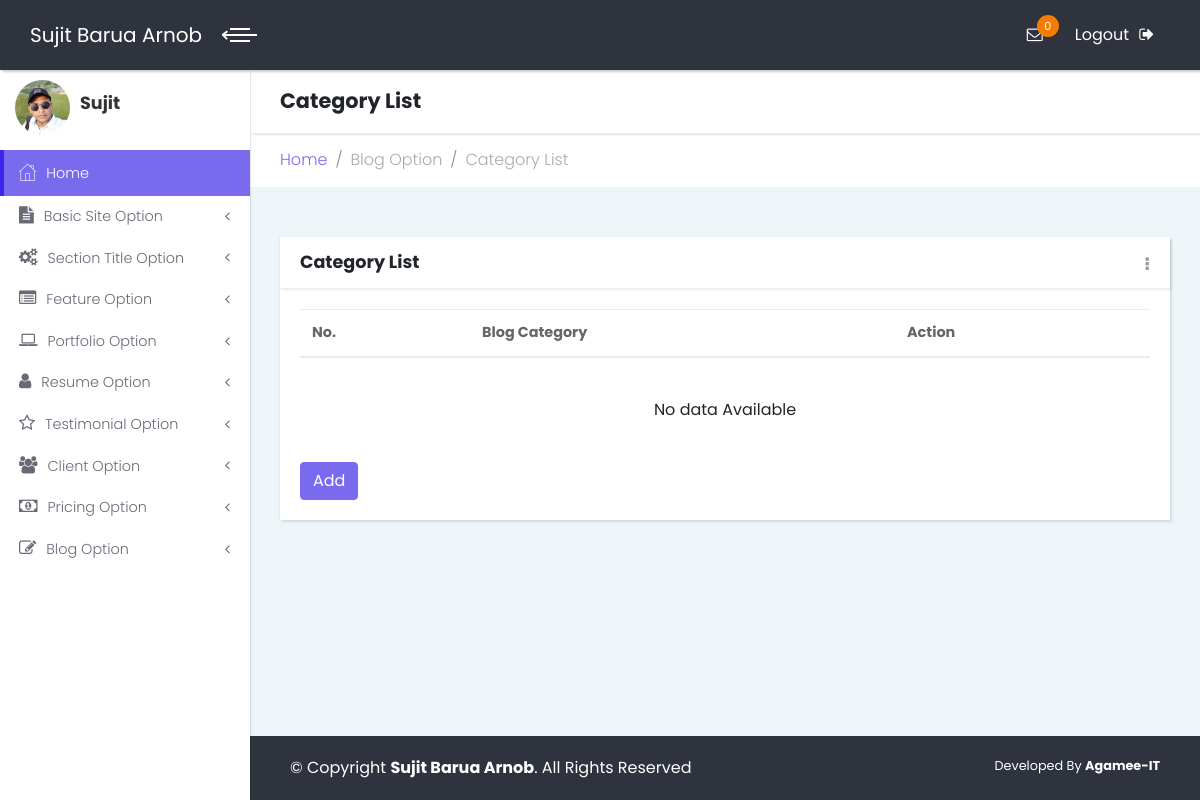
Before: /admin/blogtopiclist.php (signed in) with the older database file.
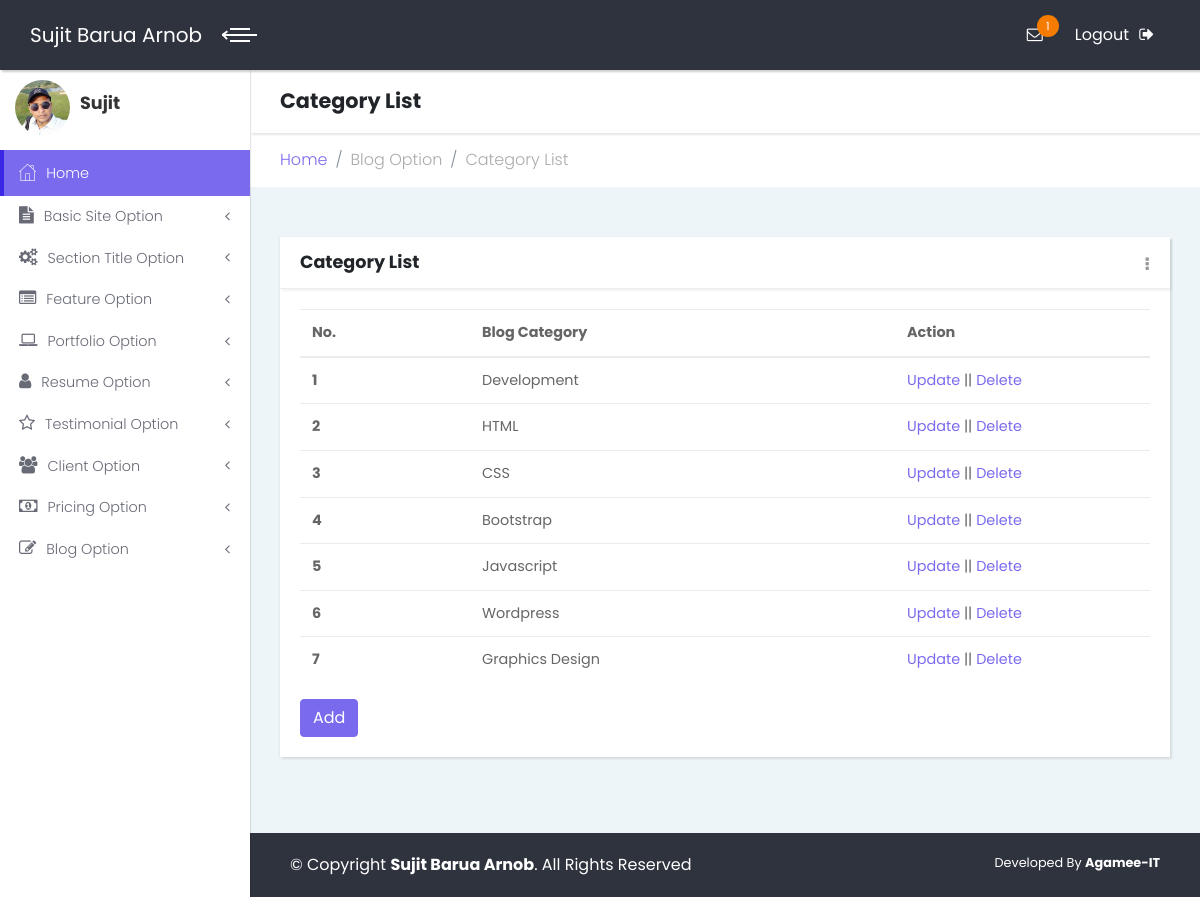
After: the same page with the newer database file.
### tables this page shows
CREATE TABLE `tbl_basic_info` (
  `id` int(11) NOT NULL,
  `name` varchar(255) NOT NULL,
  `nickname` varchar(100) NOT NULL,
  `logo` varchar(255) NOT NULL,
  `favicon` varchar(255) NOT NULL,
  `copyright` varchar(255) NOT NULL
);

CREATE TABLE `tbl_category` (
  `id` int(11) NOT NULL,
  `title` varchar(255) NOT NULL
);

### lib/database.php (called while the page is built, shortened)
<?php
class Database{
	public $host   = DB_HOST;
	public $user   = DB_USER;
	public $pass   = DB_PASS;
	public $dbname = DB_NAME;
	public $link1;
	private function connecDB()
	{
		$this->link1 = new mysqli($this->host, $this->user, $this->pass, $this->dbname);
	}
	public function select($query)
	{
		$result = $this->link1->query($query) or die ($this->link1->error.__LINE__);
		if($result->num_rows > 0){
			return $result;
		}
		else{
			return false;
		}
	}
}
?>

### admin/blogtopiclist.php (the view, shortened to what the changed rows need)
<?php include "inc/header.php"; ?>
<?php include "inc/sidebar.php"; ?>
            <div class="content-inner">
                <header class="page-header">
                    <div class="container-fluid">
                        <h2 class="no-margin-bottom">Category List</h2>
                    </div>
                </header>
                <section class="tables">
                    <div class="container-fluid">
                        <div class="row">
                            <div class="col-md-12">
                                <div class="card">
                                    <div class="card-body">
                                        <table class="table">
                                            <thead>
                                                <tr>
                                                    <th width="20%">No.</th>
                                                    <th width="50%">Blog Category</th>
                                                    <th width="30%">Action</th>
                                                </tr>
                                            </thead>
                                            <tbody>
<?php
	$query = "select * from tbl_category order by id asc";
    $i = 0;
	$post = $db->select($query);
	if($post)
	{
		while($result = $post->fetch_assoc())
		{
			$i++;
?>
                                                <tr>
                                                    <th scope="row" style="vertical-align:middle"><?php echo $i; ?></th>
                                                    <td scope="row" style="vertical-align:middle"><?php echo $result['title']; ?></td>
                                                    <td style="vertical-align:middle"><a class="actionLink" href="editblogtopic.php?topicId=<?php echo $result['id']; ?>">Update</a>  || <a class="actionLink" onclick= "return confirm('Are you sure to Delete This Blog Category?');" href="?deltopcid=<?php echo $result['id'];?>">Delete</a></td>
                                                </tr>
<?php } } ?>
											</tbody>
                                        </table>
<?php if($i==0) { ?>
                                        <p class="text-center py-4">No data Available</p>
<?php } ?>
                                        <a href="addblogtopic.php" class="btn btn-primary">Add</a>
                                    </div>
                                </div>
                            </div>
                           </div>
                    </div>
                </section>
<?php include "inc/footer.php"; ?>
            </div>
        </div>
    </div>
</body>
</html>

### admin/inc/header.php (shortened to what the changed rows need)
<?php include '../lib/database.php'; ?>
<?php
	$db = new Database();
?>
<!DOCTYPE html>
<html>
<head>
    <link rel="stylesheet" href="vendor/bootstrap/css/bootstrap.min.css">
    <link rel="stylesheet" href="vendor/font-awesome/css/font-awesome.min.css">
    <link rel="stylesheet" href="css/fontastic.css">
    <link rel="stylesheet" href="css/style.default.css" id="theme-stylesheet">
    <link rel="stylesheet" href="css/custom.css">
</head>
<body>
    <div class="page">
        <header class="header">
            <nav class="navbar">
                <div class="container-fluid">
                    <div class="navbar-holder d-flex align-items-center justify-content-between">
                        <div class="navbar-header">
                            <a href="index.php" class="navbar-brand">
<?php
    $query = "select * from tbl_basic_info";
    $getData = $db->select($query);
    if($getData)
    {
        while($result = $getData->fetch_assoc())
        {
?>
                                <div class="brand-text brand-big"><span><?php echo $result['name'];?></span></div>
<?php } } ?>
                            </a>
                        </div>
                        <ul class="nav-menu list-unstyled d-flex flex-md-row align-items-md-center">
<?php
		$query = "select count(id) as countId from tbl_contact where status=0";
		$getData = $db->select($query);
		if($getData)
		{
			while($result = $getData->fetch_assoc())
			{
				$countId = $result['countId'];
			}
		}
?>
                            <li class="nav-item dropdown"> <a id="messages" rel="nofollow" href="inbox.php" class="nav-link"><i class="fa fa-envelope-o"></i><span class="badge bg-orange"><?php echo $countId; ?></span></a>
                            </li>
                        </ul>
                    </div>
                </div>
            </nav>
        </header>

### admin/inc/sidebar.php (shortened to what the changed rows need)
        <div class="page-content d-flex align-items-stretch">
            <nav class="side-navbar">
<?php
    $query = "select * from tbl_basic_info";
    $getData = $db->select($query);
    if($getData)
    {
        while($result = $getData->fetch_assoc())
        {
?>
                <div class="sidebar-header d-flex align-items-center">
                    <div class="avatar"><img src="<?php echo $result['logo'];?>" alt="..." class="img-fluid rounded-circle"></div>
                    <div class="title">
                        <h1 class="h4"><?php echo $result['nickname'];?></h1>
                    </div>
                </div>
<?php } } ?>
            </nav>

### admin/inc/footer.php
<footer class="main-footer">
	<div class="container-fluid">
		<div class="row">
			<div class="col-sm-8">
<?php
$query = "select * from tbl_basic_info";
$getData = $db->select($query);
if($getData)
{
	while($result = $getData->fetch_assoc())
	{
?>
				&copy; Copyright <strong><span><?php echo $result['name'];?></span></strong>. All Rights Reserved
<?php } } ?>
			</div>
			<div class="col-sm-4 text-right">
				<p>Developed By <b><a href="#">Agamee-IT</a></b></p>
			</div>
		</div>
	</div>
</footer>

Changed rows visible on the page:
added tbl_category: title "Development"
added tbl_category: title "HTML"
added tbl_category: title "CSS"
added tbl_category: title "Bootstrap"
added tbl_category: title "Javascript"
added tbl_category: title "Wordpress"
added tbl_category: title "Graphics Design"
Other visible differences:
$countId: "0" → "1"
text no longer shown: "No data Available"
